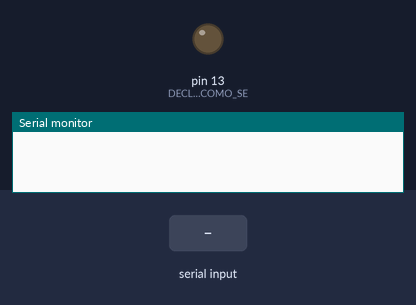
This sketch was run on a simulated Arduino Uno, built with avr-gcc and run on an emulated ATmega328P. On the bench: output pins drawn as LEDs (lit = HIGH), the last lines printed to the serial monitor. Inputs (shaded band) come from the test bench.

Above: at 1.2 s.
1.3 s: "a" received over Serial
At 2.7 s:
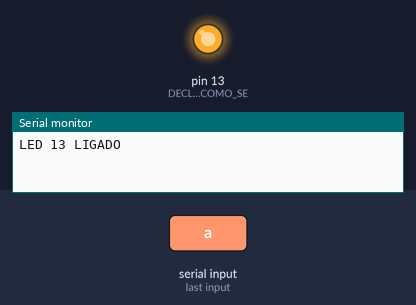
Timing chart, 0 to 4.3 s (numbered marks = the images above; inputs shaded):
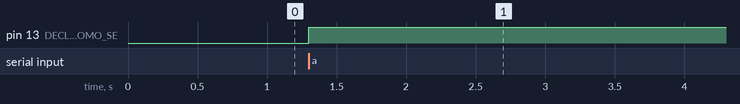

Measured:
- after the input at 1.3 s, pin 13 (DECLARA_O_PINO_13_COMO_SE): LOW → HIGH at once

The sketch:

EX11-Leitura-da-porta-serial.ino
```cpp
/*
  Controle de LED via Porta Serial
  Este exemplo demonstra como controlar um LED conectado ao pino 13 de um Arduino através de comandos recebidos pela porta serial.
  O LED liga ou desliga quando o caractere 'a' é digitado na interface serial.

  Elaborado/Adaptado por Epaminondas Lage
*/

int status = 0; // VARIÁVEL QUE CONTROLA O STATUS (LIGADO / DESLIGADO)

void setup(){
  pinMode(13, OUTPUT); // DECLARA O PINO 13 COMO SENDO SAÍDA
  digitalWrite(13, LOW); // LED INICIA DESLIGADO
  Serial.begin(9600); // INICIALIZA A PORTA SERIAL
}

void loop(){
  char c = Serial.read(); // VARIÁVEL RESPONSÁVEL POR RECEBER O CARACTERE DIGITADO NA JANELA SERIAL

  if (c == 'a'){ // SE CARACTERE DIGITADO FOR IGUAL A "a", FAZ
    if (status == 0){ // SE VARIÁVEL FOR IGUAL A 0, FAZ
      digitalWrite(13, HIGH); // LIGA O LED DO PINO 13
      status = 1; // VARIÁVEL RECEBE O VALOR 1 (LIGADO)
      Serial.println("LED 13 LIGADO"); // ESCREVE O TEXTO NA JANELA SERIAL
    } else { // SENÃO, FAZ
      digitalWrite(13, LOW); // DESLIGA O LED DO PINO 13
      status = 0; // VARIÁVEL RECEBE O VALOR 0 (DESLIGADO)
      Serial.println("LED 13 DESLIGADO"); // ESCREVE O TEXTO NA JANELA SERIAL
    }
  }
}
```
